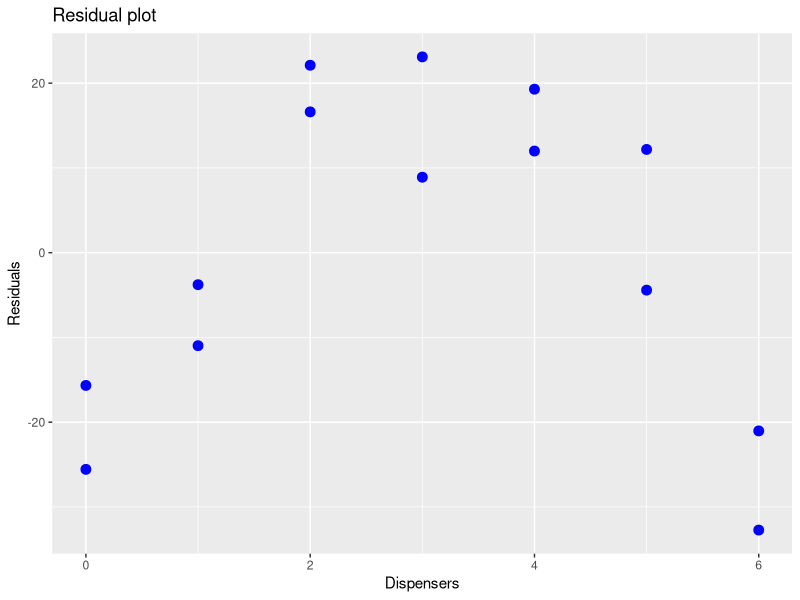
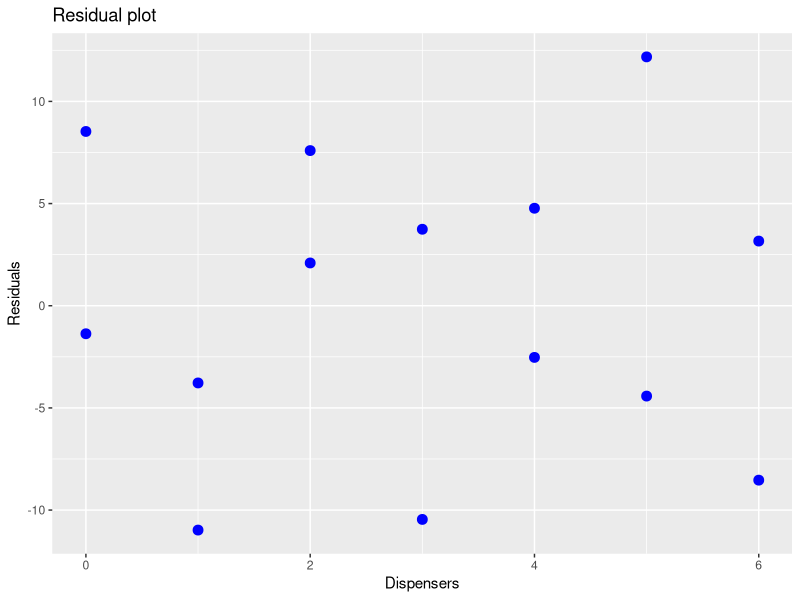

Write R code to recreate these figures, in order.
## ---- chunk 1
knitr::opts_chunk$set(echo = TRUE)

# loading packages
library(tidyverse)

cafeteria <- c(1:14)
dispensers <- c(0, 0, 1, 1, 2, 2, 3, 3, 4, 4, 5, 5, 6, 6)
sales <- c(507.9, 498.0, 568.3, 575.5, 651.6, 657.1, 713.8, 699.6,
           758.4, 765.7, 797.7, 814.3, 836.8, 825.1)
## ---- chunk 2
slr.sales <- lm(sales ~ dispensers)

ggplot(slr.sales, aes(x = dispensers, y = resid(slr.sales)))  +
  geom_point(color="blue",size=3) + 
  labs(title="Residual plot", x="Dispensers", y="Residuals")
## ---- chunk 3
int.model <- lm(sales ~ 1)

paste0("Intercept Model AIC:", " ", round(AIC(int.model), 2))
## ---- chunk 4
model1 <- lm(sales ~ dispensers)

paste0("Model 1 AIC:", " ", round(AIC(model1), 2))
## ---- chunk 5
model2 <- lm(sales ~ dispensers + I(dispensers^2))

paste0("Model 2 AIC:", " ", round(AIC(model2), 2))
## ---- chunk 6
model3 <- lm(sales ~ dispensers + I(dispensers^2) + I(dispensers^3))

paste0("Model 3 AIC:", " ", round(AIC(model3), 2))
## ---- chunk 7
model4 <- lm(sales ~ dispensers + I(dispensers^2) + I(dispensers^3) +
             I(dispensers^4))

paste0("Model 4 AIC:", " ", round(AIC(model4), 2))
## ---- chunk 8
slr.sales.quad <- lm(sales ~ dispensers + I(dispensers^2))

ggplot(slr.sales.quad, aes(x = dispensers, y = resid(slr.sales.quad)))  +
  geom_point(color="blue",size=3) + 
  labs(title="Residual plot", x="Dispensers", y="Residuals")

